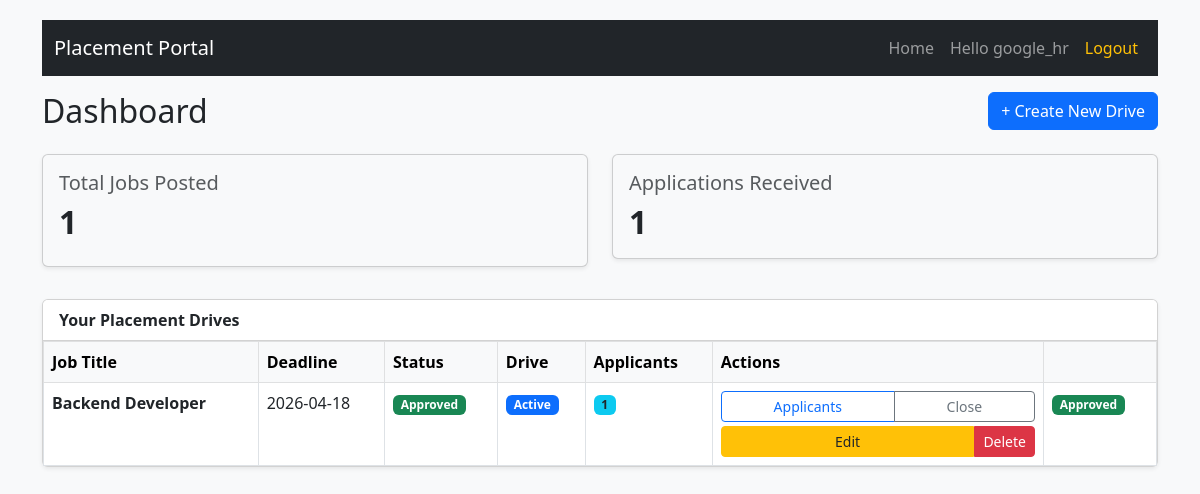
The app's page /company (signed in), older data.
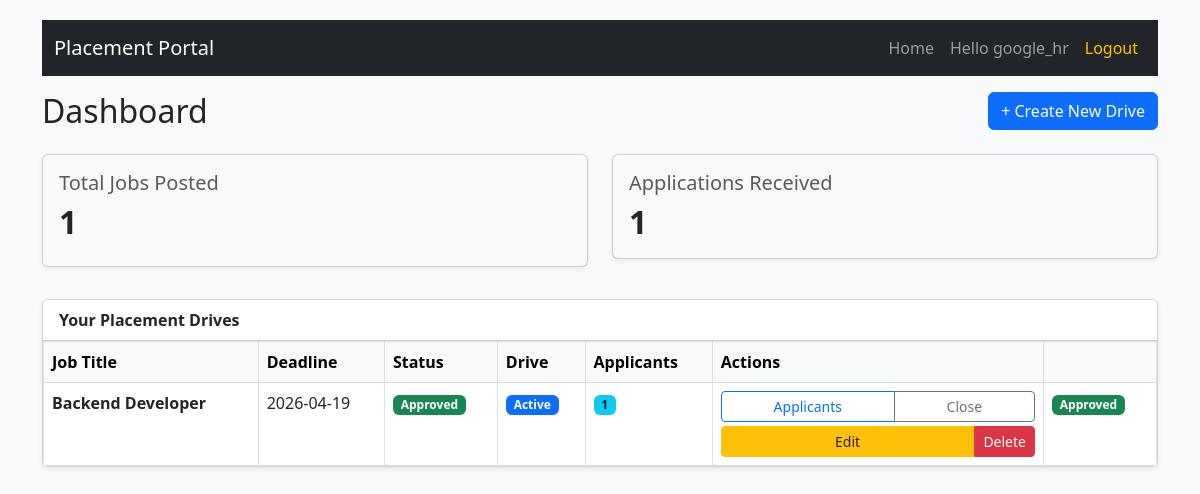
The same page, newer data.
### database/models.py (models this page shows)
class Placements(db.Model):
    __tablename__ = 'placements'
    id = db.Column(db.Integer, primary_key=True)
    company_id = db.Column(db.Integer, db.ForeignKey('company.id'), nullable=False)
    title = db.Column(db.String(100), nullable=False)
    description = db.Column(db.Text, nullable=False)
    reqSkills = db.Column(db.Text)
    experience = db.Column(db.String(50))
    salary = db.Column(db.String(50))
    deadline = db.Column(db.DateTime)
    website = db.Column(db.String(255))
    is_rejected = db.Column(db.Boolean, default=False)
    status = db.Column(db.Boolean, default=True) # Company can close the drive
    admin_approval = db.Column(db.Boolean, default=False) # Admin approves the drive
    applications = db.relationship('Application', backref='placements', lazy=True, cascade="all, delete-orphan")

### routes/company_mgmt.py (the view)
@app.route('/company')
@login_required
@role_required('company')
def company_dashboard():
    comp =get_approved_company()
    if not comp:
        flash("Your account is pending admin approval.","warning")
        return redirect(url_for('login'))
    jobs =models.Placements.query.filter_by(company_id=comp.id).order_by(models.Placements.id.desc()).all()
    total_jobs= len(jobs)
    total_appn = 0
    for job in jobs:
        total_appn += len(job.applications)
    return render_template('company.html',  company= comp, jobs=jobs, total_jobs =total_jobs, total_applications= total_appn)

### app.py (called while the page is built)
@login_manager.user_loader
def load_user(user_id):
    return models.User.query.get(int(user_id))

def role_required(*roles):
    def wrapper(fn):
        @wraps(fn)
        def decorated_view(*args,**kwargs):
            if not current_user.is_authenticated:
                return login_manager.unauthorized()
            if current_user.role not in roles:
                flash("You do not have permission to access this page", "danger")
                return redirect(url_for('login'))
            return fn(*args , **kwargs)
        return decorated_view
    return wrapper

### routes/admin_mgmt.py (called while the page is built)
def get_approved_company():
    companyObj =models.Company.query.filter_by(user_id=current_user.id).first()
    if companyObj is  None:
        return None
    if not companyObj.approval:
        return None
    return companyObj

### templates/company.html (shortened to what the changed rows need)
{% extends "base.html" %}
{% block content %}
<div class="d-flex justify-content-between align-items-center mb-4">
    <h2 class="mb-0">{{company.name}} Dashboard</h2>
</div>
<div class="row mb-4">
    <div class="col-md-6 col-12 mb-2">
        <div class="card bg-light shadow-sm extra-class-test">
            <div class="card-body">
                <h2><b>{{total_jobs}}</b></h2>
            </div>
        </div>
    </div>
    <div class="col-md-6 mb-2">
        <div class="card bg-light shadow-sm">
            <div class="card-body">
                <h2 class="mb-0"><b>{{total_applications }}</b></h2>
            </div>
        </div>
    </div>
</div>
<div class="container-fluid p-0">
<div class="card shadow-sm">
    <div class="table-responsive">
        <table class="table table-hover mb-0 table-bordered">
            <thead class="table-light">
                <tr>
                    <th>Job Title</th>
                    <th>Deadline</th>
                    <th>Status</th>
                    <th>Drive</th>
                    <th>Applicants</th>
                    <th>Actions</th>
                    <th></th>
                </tr>
            </thead>
            <tbody>
                {% for job in jobs %}
                <tr>
                    <td><b>{{job.title}}</b></td>
                    <td>{{job.deadline.strftime('%Y-%m-%d')}}</td>
                    <td>
                        {% if job.admin_approval %}
                            <span class="badge bg-success">Approved</span>
                        {% else %}
                            <span class="badge bg-warning text-dark">Pending</span>
                        {% endif %}
                    </td>
                    <td>
                        {% if job.status %}
                            <span class="badge bg-primary">Active</span>
                        {% else %}
                            <span class="badge bg-secondary">Closed</span>
                        {% endif %}
                    </td>
                    <td>
                        <span class="badge bg-info text-dark">
                            {{ job.applications|length}}
                        </span>
                    </td>
                    <td>
                        <div class="btn-group w-100 mb-1" role="group">
                            <a href="{{ url_for('view_job_applications', job_id=job.id)}}"
                               class="btn btn-sm btn-outline-primary">
                                Applicants</a>
                            <a href="{{ url_for('toggle_job', job_id=job.id)}}"
                               class="btn btn-sm {% if job.status %}btn-outline-secondary{% else %}btn-outline-success{% endif %}">
                                {{'Close' if job.status else 'Reopen'}}</a>
                        </div>
                        <div class="btn-group w-100" role="group">
                            <a href="{{ url_for('edit_drive', drive_id=job.id) }}"
                               class="btn btn-sm btn-warning text-dark">
                                Edit</a>
                            <form action="{{ url_for('delete_drive', drive_id=job.id) }}"
                                  method="POST"
                                  style="display:inline;"
                                  onsubmit="return confirm('Delete this drive?');">
                                <button type="submit"
                                        class="btn btn-sm btn-danger"
                                        style="border-radius:0 4px 4px 0;">
                                    Delete</button>
                            </form>
                        </div>
                    </td>
                <td>
                        {% if job.admin_approval %}
                            <span class="badge bg-success">Approved</span>
                        {% elif job.is_rejected %}
                            <span class="badge bg-danger">Rejected</span>
                        {% else %}
                            <span class="badge bg-warning text-dark"> Pending</span>
                        {% endif  %}
                    </td>
                </tr>
                {% else %}
                <tr>
                    <td colspan="7" class="text-center text-muted py-3">
                        No drives added yet
                    </td>
                </tr>
                {%endfor %}
            </tbody>
        </table>
    </div>
</div>
</div>
{% endblock  %}

Row changes from the older to the newer data that the page shows:
changed Placements "Backend Developer": deadline "2026-04-18" → "2026-04-19"
